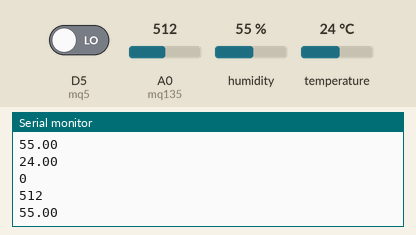
The sketch below on a simulated ESP8266 (NodeMCU). Parts: the last lines printed to the serial monitor. The test bench sets the inputs (shaded band); at power-on: humidity 55 %, A0 (mq135) = 512, D5 (mq5) LOW, temperature 24 °C. WiFi joins after 1.5 s; servers stay silent unless stated.

Above: at 3.0 s.
3.1 s: humidity set to 22 %
At 4.0 s:
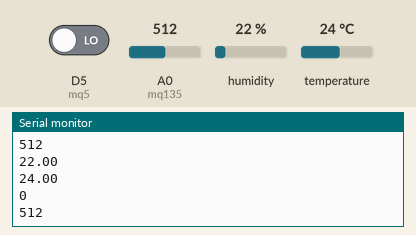
4.6 s: A0 (mq135) set to 716
At 5.5 s:
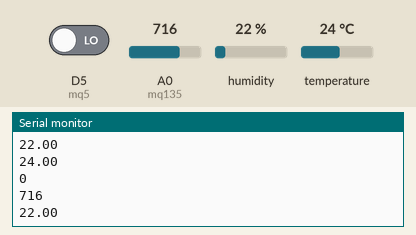
6.1 s: D5 (mq5) driven HIGH
7.6 s: temperature set to 12 °C
At 8.6 s:
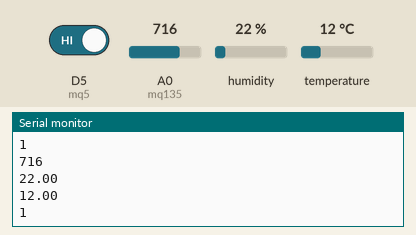
9.1 s: A0 (mq135) set to 900
At 10.0 s:
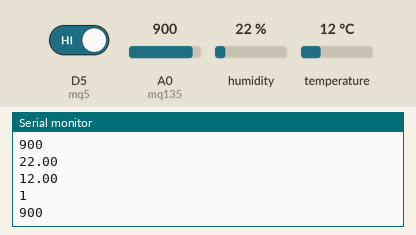
10.6 s: humidity set to 40 %
At 11.3 s:
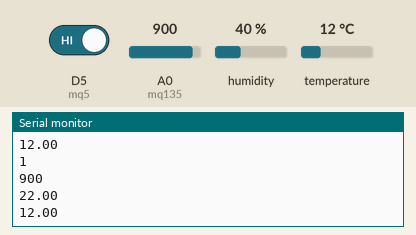
Timing chart, 0 to 13.1 s (numbered marks = the images above; inputs shaded):
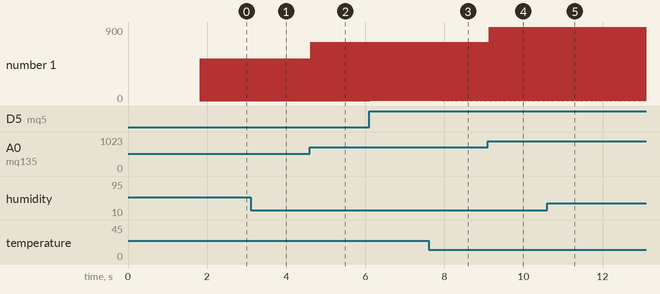

The sketch:

air_qulity_nodemcu_blynk.ino
```cpp
#define BLYNK_PRINT Serial
#include <ESP8266WiFi.h>
#include <BlynkSimpleEsp8266.h>
#include "DHT.h"

#define DHTPIN D2
#define DHTTYPE DHT11
DHT dht(DHTPIN, DHTTYPE);

char auth[] = "gqGOfuQrVQsu98nsCaeq2zzWb0g5-21j";
char ssid[] = "BNR"; // Enter WIFI Name Here
char pass[] = "nagaraju"; // Enter WIFI Password Here

int mq5 = D5;
int mq135 = A0;
int mq5_data = 0;
int mq135_data = 0;
void setup()
{
  Serial.begin(9600);
  dht.begin();
  Blynk.begin(auth, ssid, pass);
  pinMode(D4,INPUT);
  pinMode(D5,INPUT);
}

void sendSensor()
{
 float h = dht.readHumidity();
  float t = dht.readTemperature();
  mq5_data = digitalRead(mq5);
  mq135_data = analogRead(mq135);

Serial.println(h);
Serial.println(t);
Serial.println(mq5_data);
Serial.println(mq135_data);

  Blynk.virtualWrite(V2, mq5_data);
  Blynk.virtualWrite(V3, mq135_data);
  Blynk.virtualWrite(V5,h);      // V5 blynk humidity pin
  Blynk.virtualWrite(V6,t);      // V6 blynk temp pin

}

void loop()
{
  sendSensor();
  Blynk.run();
}
```

Measured:
- after the input at 3.1 s, the serial monitor: prints a new line after 0.77 s (image 1)
- after the input at 4.6 s, the serial monitor: prints a new line at once (image 2)
- after the input at 7.6 s, the serial monitor: prints a new line after 0.35 s (image 3)
- after the input at 9.1 s, the serial monitor: prints a new line at once (image 4)
- plotted number 1: 716 → 12 after the input at 7.6 s, 12 → 900 after the input at 9.1 s, 900 → 40 after the input at 10.6 s
